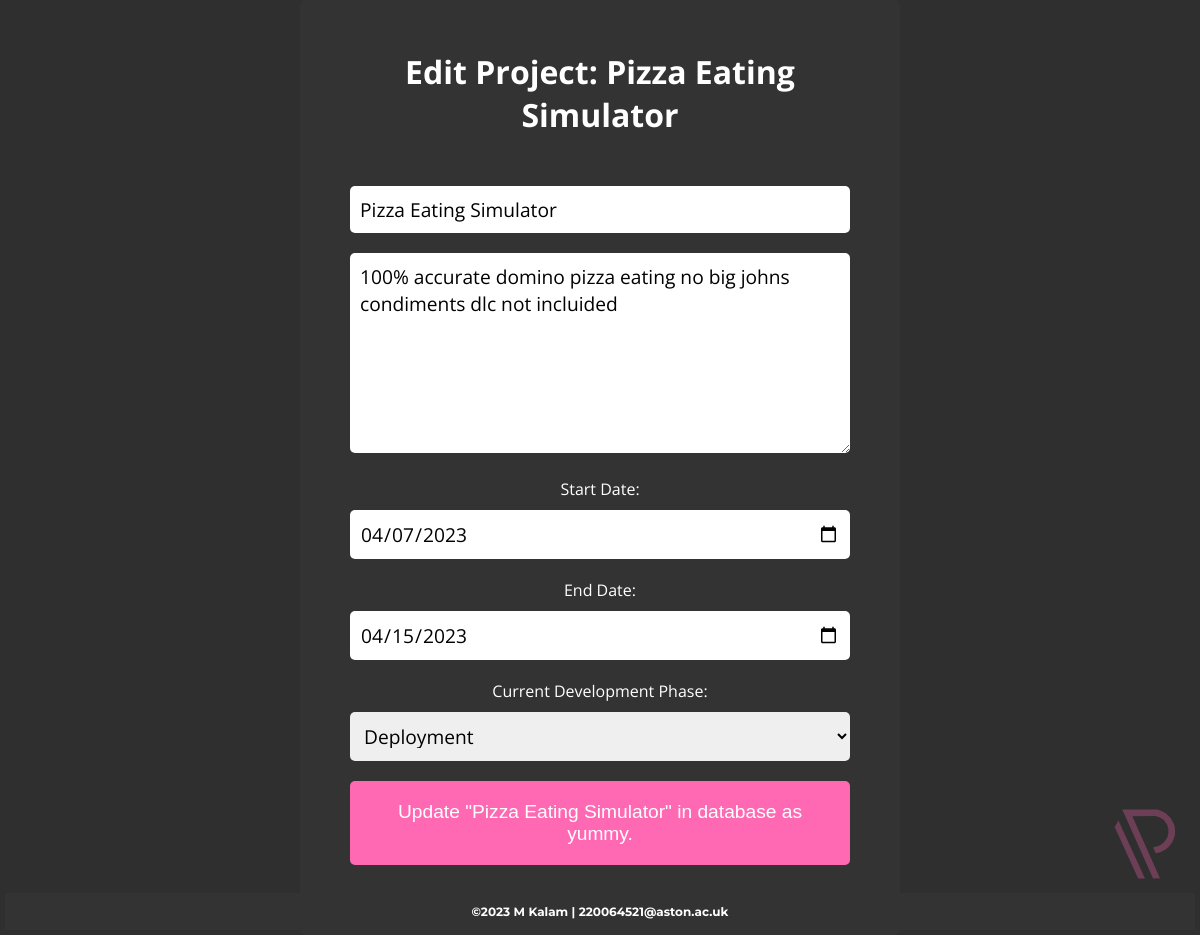
Page /edit_project_details.php?pid=24 (signed in) on the committed database.
### tables this page shows
CREATE TABLE `projects` (
  `pid` int UNSIGNED NOT NULL,
  `title` varchar(100) NOT NULL,
  `start_date` date DEFAULT NULL,
  `end_date` date DEFAULT NULL,
  `phase` enum('design','development','testing','deployment','complete') DEFAULT NULL,
  `description` varchar(500) DEFAULT NULL,
  `uid` int UNSIGNED NOT NULL
);

### edit_project_details.php (the view, shortened to what this page needs)
<?php
$conn = new mysqli($host, $username, $password, $dbname);
$pid = $_GET['pid'];
$sql = "SELECT * FROM projects WHERE pid = " . $pid;
$result = $conn->query($sql);
$row = $result->fetch_assoc();
?>
<!DOCTYPE html>
<html lang="en">
<head>
    <link rel="stylesheet" href="css/add_project.css?rnd=@Function.SessionID">
</head>
<body>
    <main>
        <div class="container">
            <div class="prompt-container">
                <?php
                echo "<h1>Edit Project: " . $row["title"] . "</h1>";
                ?>
                <?php
                echo "<form action=\"edit_project_process.php?pid=" . $pid . "\" method=\"POST\">"
                    ?>
                <?php
                echo "<input type=\"text\" name=\"project_name\" id=\"project_name\" placeholder=\"Project Name...\" value=\"" . $row["title"] . "\" required>";
                echo "<textarea name=\"project_description\" id=\"project_description\" placeholder=\"Project Description...\" value=\"" . $row["description"] . "\"  required></textarea>";
                echo "<label for=\"start_date\">Start Date:</label>";
                echo "<input type=\"date\" name=\"start_date\" id=\"start_date\" value=\"" . $row["start_date"] . "\" required>";
                echo "<label for=\"end_date\">End Date:</label>";
                echo "<input type=\"date\" name=\"end_date\" id=\"end_date\" value=\"" . $row["end_date"] . "\" required>";
                echo "<label for=\"dev_phase\">Current Development Phase:</label>";
                ?>
                <select name="dev_phase" id="dev_phase" required>
                    <option value="Deployment" <?php if ($row["phase"] == "deployment")
                        echo " selected"; ?>>Deployment
                    </option>
                </select>
                <?php
                echo "<button type=\"submit\">Update \"" . $row["title"] . "\" in database as " . $_SESSION['username'] . ".</button>";
                ?>
                </form>
            </div>
        </div>
    </main>
    <footer>
        <div class="logo-container">
            <a href="index.php">
                <img src="img/ap.svg" alt="logo">
            </a>
        </div>
        <div class="footer-text">
            <span>©2023 M Kalam | 220064521@aston.ac.uk</span>
        </div>
    </footer>
</body>
</html>

### css/add_project.css (style rules this page uses)
* { box-sizing: border-box; margin: 0; padding: 0; }
html, body { height: 100%; }
body { background-color: #2f2f2f; color: #fff; font-family: "Open Sans", Helvetica, sans-serif; }
.container { display: flex; justify-content: center; align-items: center; height: 100%; }
.prompt-container { background-color: #333; border-radius: 5px; padding: 50px; width: 50%; text-align: center; margin: auto; }
.prompt-container h1 { margin-bottom: 50px; }
button[type="submit"] { background-color: #ff69b4; color: #fff; padding: 20px; border-radius: 5px; border: none; font-size: 1.2rem; cursor: pointer; transition: background-color 0.2s ease; width: 100%; margin-bottom: 20px; text-decoration: none; }
form { margin-top: 20px; }
label { display: block; margin-bottom: 10px; }
input[type="text"], textarea, select { padding: 10px; border-radius: 5px; border: none; width: 100%; margin-bottom: 20px; font-size: 1.2rem; font-family: "Open Sans", Helvetica, sans-serif; }
textarea { height: 200px; resize: vertical; }
footer { position: fixed; left: 0; bottom: 0; width: 100%; color: #fff; text-align: right; font-size: 12px; padding: 5px; font-family: 'Open Sans', sans-serif; }
.logo-container { display: inline-block; height: 10vh; margin-right: 5px; }
.logo-container img { height: 100%; width: auto; opacity: 30%; padding-right: 10px; padding-bottom: 10px; transition: opacity 0.2s ease; }
.footer-text { background-color: #333; text-align: center; height: 100%; padding: 10px; }
footer span { font-family: 'Montserrat', sans-serif; font-weight: bold; }
a:link, a:visited { color: orange; }
input[type="date"] { padding: 10px; border-radius: 5px; border: none; width: 100%; margin-bottom: 20px; font-size: 1.2rem; font-family: "Open Sans", Helvetica, sans-serif; }
select { margin-bottom: 20px; }

### rows in the picture
projects: title "Pizza Eating Simulator", project_name "Pizza Eating Simulator", project_description "100% accurate domino pizza eating no big johns condiments dlc not incluided", start_date "04/07/2023", end_date "04/15/2023", dev_phase "Deployment"

### other values in the picture
$_SESSION['username'] "yummy"
